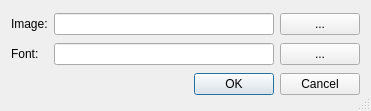
<?xml version="1.0" encoding="UTF-8"?>
<ui version="4.0">
 <class>DialogSetupTemplates</class>
 <widget class="QDialog" name="DialogSetupTemplates">
  <property name="geometry">
   <rect>
    <x>0</x>
    <y>0</y>
    <width>371</width>
    <height>111</height>
   </rect>
  </property>
  <property name="windowTitle">
   <string>Setup tempaltes</string>
  </property>
  <property name="sizeGripEnabled">
   <bool>true</bool>
  </property>
  <layout class="QGridLayout" name="gridLayout">
   <item row="0" column="1">
    <widget class="QLineEdit" name="lineEditImage"/>
   </item>
   <item row="0" column="2">
    <widget class="QPushButton" name="pushButtonBrowseImage">
     <property name="text">
      <string>...</string>
     </property>
    </widget>
   </item>
   <item row="1" column="1">
    <widget class="QLineEdit" name="lineEditFont"/>
   </item>
   <item row="1" column="2">
    <widget class="QPushButton" name="pushButtonBrowseFont">
     <property name="text">
      <string>...</string>
     </property>
    </widget>
   </item>
   <item row="2" column="0" colspan="3">
    <widget class="QDialogButtonBox" name="buttonBox">
     <property name="orientation">
      <enum>Qt::Horizontal</enum>
     </property>
     <property name="standardButtons">
      <set>QDialogButtonBox::Cancel|QDialogButtonBox::Ok</set>
     </property>
    </widget>
   </item>
   <item row="0" column="0">
    <widget class="QLabel" name="label">
     <property name="text">
      <string>Image:</string>
     </property>
    </widget>
   </item>
   <item row="1" column="0">
    <widget class="QLabel" name="label_2">
     <property name="text">
      <string>Font:</string>
     </property>
    </widget>
   </item>
  </layout>
 </widget>
 <resources/>
 <connections>
  <connection>
   <sender>buttonBox</sender>
   <signal>accepted()</signal>
   <receiver>DialogSetupTemplates</receiver>
   <slot>accept()</slot>
   <hints>
    <hint type="sourcelabel">
     <x>257</x>
     <y>101</y>
    </hint>
    <hint type="destinationlabel">
     <x>157</x>
     <y>274</y>
    </hint>
   </hints>
  </connection>
  <connection>
   <sender>buttonBox</sender>
   <signal>rejected()</signal>
   <receiver>DialogSetupTemplates</receiver>
   <slot>reject()</slot>
   <hints>
    <hint type="sourcelabel">
     <x>325</x>
     <y>101</y>
    </hint>
    <hint type="destinationlabel">
     <x>286</x>
     <y>274</y>
    </hint>
   </hints>
  </connection>
 </connections>
 <slots>
  <slot>selectBrowseImage()</slot>
  <slot>selectBrowseFont()</slot>
 </slots>
</ui>
